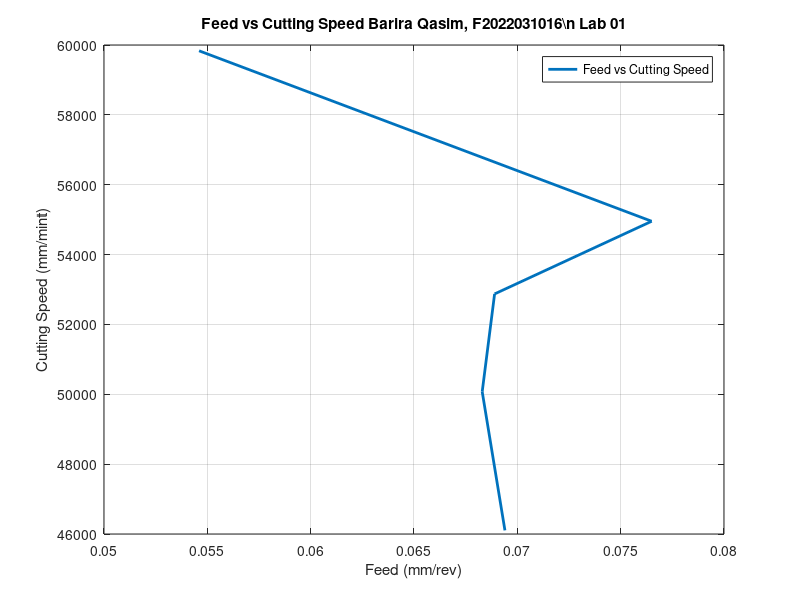

The MATLAB script that drew this image:
% Machine Tools and Machining/ Machinig Processes Lab 
% Student Name: "Enter Your Student Name"
% Student ID: "Enter Your Student ID"
% Lab 01: Introduction to lathe Machine perform straight turning and calculate machining time.

% Graphs
% Draw a Graph between the Feed and Cutting Speed
% Given Data
Feed = [0.0694, 0.0683, 0.0689, 0.0765, 0.0546];
Cutting_Speed = [46104.1, 50073.84, 52873, 54953.62, 59833.94];

% Plotting 
plot(Feed, Cutting_Speed, 'Linewidth', 2);

% Cutomization
xlabel ('Feed (mm/rev)');
ylabel ('Cutting Speed (mm/mint)');
title ('Feed vs Cutting Speed Barira Qasim, F2022031016\n Lab 01')
legend ('Feed vs Cutting Speed');
grid on;
